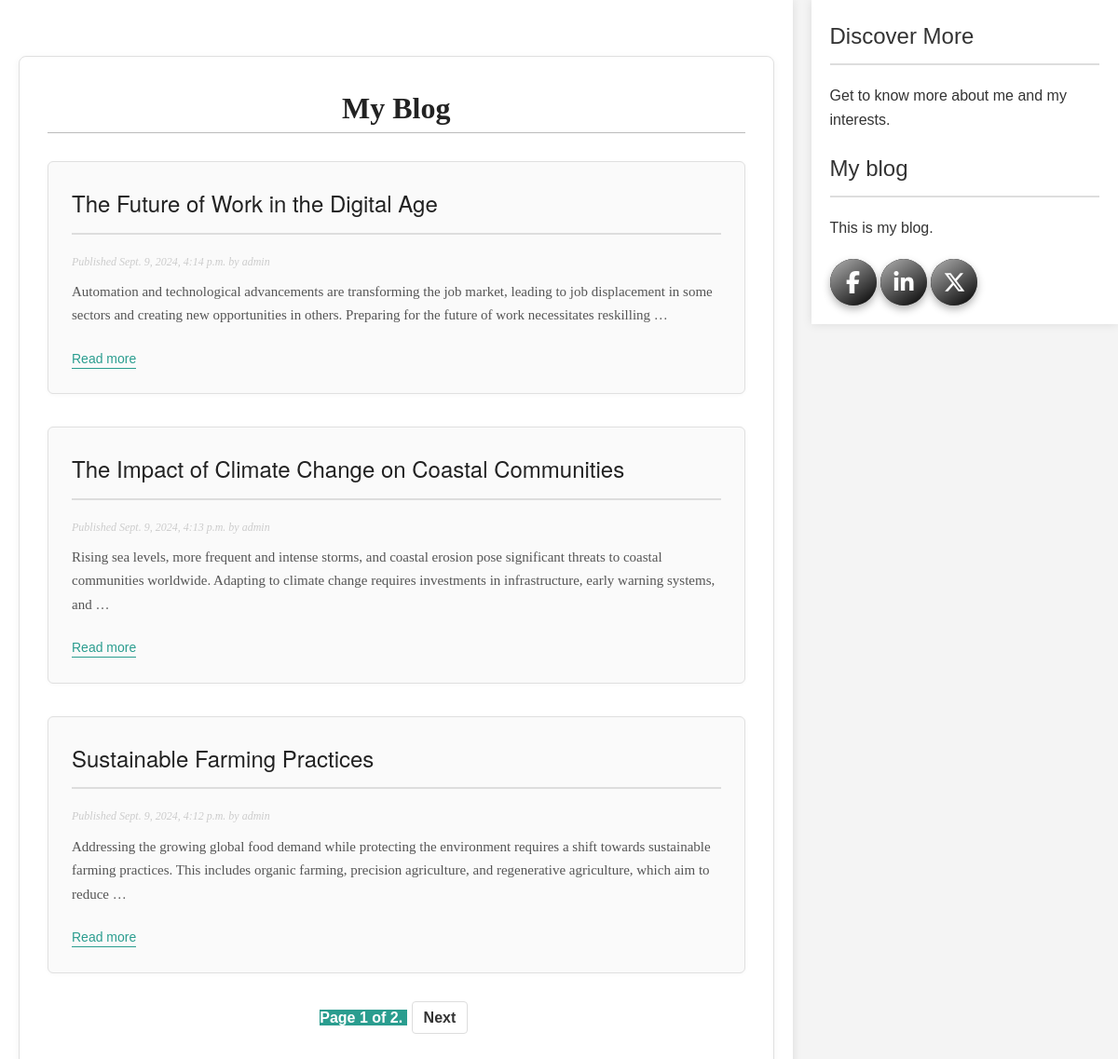
Screenshot of /blog/ with the database file from the repository.
### blog/models.py (models this page shows, shortened)
class Post(models.Model):
    class Status(models.TextChoices):
        DRAFT = 'DF', 'Draft'
        PUBLISHED = 'PB', 'Published'
    title = models.CharField(max_length=250)
    slug = models.SlugField(
        max_length=250,
        unique_for_date='publish'
    )
    author = models.ForeignKey(
        settings.AUTH_USER_MODEL,
        on_delete=models.CASCADE,
        related_name='blog_posts'
    )
    body = models.TextField()
    publish = models.DateTimeField(default=timezone.now)
    created = models.DateTimeField(auto_now_add=True)
    updated = models.DateTimeField(auto_now=True)
    status = models.CharField(
        max_length=2,
        choices=Status,
        default=Status.DRAFT
    )
    objects = models.Manager()  # The default manager.
    published = PublishedManager()  # Our custom manager.
    class Meta:
        ordering = ['-publish']
        indexes = [
            models.Index(fields=['-publish']),
        ]
    def get_absolute_url(self):
        return reverse(
            'blog:post_detail',
            args=[
                self.publish.year,
                self.publish.month,
                self.publish.day,
                self.slug,
            ],
        )

### blog/views.py (the view)
# urls.py: path('', views.PostListView.as_view(), name='post_list'),
class PostListView(ListView):
    queryset = Post.published.all()
    context_object_name = 'posts'
    paginate_by = 3
    template_name = 'blog/post/list.html'

### blog/templates/blog/post/list.html (shortened to what this page needs)
{% extends "blog/base.html" %}
{% block content %}
  <div class="blog-container">
    <h1 class="blog-title">My Blog</h1>
    {% for post in posts %}
      <div class="post-preview">
        <h2 class="post-title">
          <a href="{{ post.get_absolute_url }}">
            {{ post.title }}
          </a>
        </h2>
        <p class="date">
          Published {{ post.publish }} by {{ post.author }}
        </p>
        <div class="post-snippet">
          {{ post.body|truncatewords:30|linebreaks }}
        </div>
        <a href="{{ post.get_absolute_url }}" class="read-more">Read more</a>
      </div>
    {% endfor %}
    {% include "pagination.html" with page=page_obj %}
  </div>
{% endblock %}

### blog/templates/blog/base.html (shortened to what this page needs)
{% load static %}
<!DOCTYPE html>
<html>
<head>
  <link href="{% static 'css/blog.css' %}" rel="stylesheet">
</head>
<body>
  <div id="content">
    {% block content %}
    {% endblock %}
  </div>
  <div id="sidebar">
    <h2>Discover More</h2>
    <p>Get to know more about me and my interests.</p>
    <h2>My blog</h2>
    <p>This is my blog.</p>
    <div class="social-buttons">
      <a href="#" id="facebook-share" class="social-button facebook" aria-label="Share on Facebook">
        <i class="fab fa-facebook-f"></i>
      </a>
      <a href="#" id="linkedin-share" class="social-button linkedin" aria-label="Share on LinkedIn">
        <i class="fab fa-linkedin-in"></i>
      </a>
      <a href="#" id="twitter-share" class="social-button x" aria-label="Share on X">
        <i class="fa-brands fa-x-twitter"></i>
      </a>
    </div>
  </div>
</body>
</html>

### blog/templates/pagination.html (shortened to what this page needs)
<div class="pagination">
  <span class="step-links">
    <span class="current">
      Page {{ page.number }} of {{ page.paginator.num_pages }}.
    </span>
    {% if page.has_next %}
      <a href="?page={{ page.next_page_number }}">Next</a>
    {% endif %}
  </span>
</div>

### blog/static/css/blog.css (style rules this page uses)
body { margin: 0; padding: 0; font-family: helvetica, sans-serif; }
a { color: #00abff; text-decoration: none; }
h1 { font-weight: normal; border-bottom: 1px solid #bbb; padding: 0 0 10px 0; }
h2 { font-weight: normal; margin: 30px 0 0; }
#content { float: left; width: 60%; padding: 0 0 0 30px; }
#sidebar { float: right; width: 30%; padding: 10px; background: #efefef; height: 100%; }
p.date { color: #ccc; font-family: georgia, serif; font-size: 12px; font-style: italic; }
.pagination { margin: 40px 0; font-weight: bold; }
.blog-container { max-width: 800px; margin: 40px auto; padding: 30px; background-color: #fff; border-radius: 8px; box-shadow: 0 2px 8px rgba(0, 0, 0, 0.05); border: 1px solid #e0e0e0; }
.blog-title { font-size: 32px; font-weight: 600; text-align: center; margin-bottom: 30px; color: #222; font-family: 'Georgia', serif; }
.post-preview { margin-bottom: 35px; padding: 25px; background-color: #fafafa; border-radius: 6px; box-shadow: 0 1px 4px rgba(0, 0, 0, 0.03); border: 1px solid #e0e0e0; transition: box-shadow 0.3s ease, transform 0.3s ease; }
.post-title a { font-size: 24px; color: #222; text-decoration: none; transition: color 0.2s ease; font-family: 'Helvetica Neue', sans-serif; }
.date { font-size: 13px; color: #777; margin-bottom: 10px; font-family: 'Arial', sans-serif; }
.post-snippet { font-size: 15px; color: #555; line-height: 1.7; margin-bottom: 15px; font-family: 'Georgia', serif; }
.read-more { font-size: 14px; color: #2a9d8f; text-decoration: none; font-weight: 500; border-bottom: 1px solid #2a9d8f; padding-bottom: 2px; transition: color 0.2s ease, border-color 0.2s ease; }
.pagination { display: flex; justify-content: center; margin-top: 20px; }
.pagination a { padding: 8px 12px; margin: 0 5px; background-color: #fff; border: 1px solid #ddd; border-radius: 4px; color: #333; text-decoration: none; transition: background-color 0.3s ease, color 0.3s ease; }
.pagination .current { background-color: #2a9d8f; color: #fff; border: none; }
body, h1, h2, p { margin: 0; padding: 0; }
body { font-family: Arial, sans-serif; line-height: 1.6; background-color: #f4f4f4; color: #333; display: flex; justify-content: center; align-items: flex-start; min-height: 100vh; }
#content { width: 70%; padding: 20px; background-color: #fff; box-shadow: 0 0 10px rgba(0, 0, 0, 0.1); margin-right: 20px; }
#sidebar { width: 25%; padding: 20px; background-color: #fff; box-shadow: 0 0 10px rgba(0, 0, 0, 0.1); }
h2 { border-bottom: 2px solid #ddd; padding-bottom: 10px; margin-bottom: 20px; }
p { margin-bottom: 20px; }
.social-button { display: inline-flex; justify-content: center; align-items: center; width: 50px; height: 50px; border-radius: 50%; overflow: hidden; box-shadow: 0 4px 8px rgba(0, 0, 0, 0.3), inset 0 -3px 5px rgba(0, 0, 0, 0.2); background-color: #000; transition: all 0.2s ease-in-out; position: relative; color: white; font-size: 24px; text-align: center; line-height: 50px; }
.social-button i { display: inline-block; font-size: 24px; }
.social-button:before { content: ""; position: absolute; top: 0; left: 0; width: 100%; height: 100%; background: linear-gradient(145deg, rgba(255, 255, 255, 0.7), rgba(255, 255, 255, 0)); border-radius: 50%; pointer-events: none; }

### rows the page displays
Post: title "The Future of Work in the Digital Age", publish "Sept. 9, 2024, 4:14 p.m.", author "admin", body "Automation and technological advancements are transforming the job market, leading to job displacement in some sectors and creating new opportunities in others. Preparing for the future of work necessitates reskilling …"
Post: title "The Impact of Climate Change on Coastal Communities", publish "Sept. 9, 2024, 4:13 p.m.", author "admin", body "Rising sea levels, more frequent and intense storms, and coastal erosion pose significant threats to coastal communities worldwide. Adapting to climate change requires investments in infrastructure, early warning systems, and …"
Post: title "Sustainable Farming Practices", publish "Sept. 9, 2024, 4:12 p.m.", author "admin", body "Addressing the growing global food demand while protecting the environment requires a shift towards sustainable farming practices. This includes organic farming, precision agriculture, and regenerative agriculture, which aim to reduce …"

### other values shown
{{ page.number }} "1"
{{ page.paginator.num_pages }} "2"
